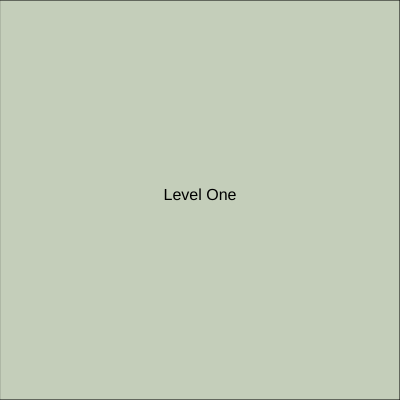
Frame 1 (no input)
Frame 60 (no input): identical to frame 1, image omitted
Frame 120 (the mouse pressed at the canvas centre since frame 60): identical to frame 1, image omitted

The p5.js sketch that drew this single still picture (run headless with seeded random() and noise() and a simulated clock; from frame 60 on, the mouse is pressed at the canvas centre):

// p5.js sketch
// ── sketch.js
let levelState = 0;
let levels = [];

let nextLevel = 0;
let transitioning = false;

let offsetX = 0;
let direction = 0;
let slideSpeed = 10;

function setup() {
  createCanvas(400, 400);

  levels.push(new LevelOne());
  levels.push(new LevelTwo());
}

function draw() {
  background(220);

  if (transitioning) {
    push();
    translate(offsetX, 0);
    levels[levelState].draw();
    pop();

    push();
    translate(offsetX + width * direction, 0);
    levels[nextLevel].draw();
    pop();

    updateSlide();
  } else {
    levels[levelState].draw();
  }
}

function keyPressed(){
  if (transitioning) return;

  if(key === '1'){
    nextLevel = 0;
    direction = -1;
    transitioning = true;
    offsetX = 0;
  } 
  else if(key === '2'){
    nextLevel = 1;
    direction = 1;
    transitioning = true;
    offsetX = 0;
  }
}

function updateSlide() {
  offsetX -= slideSpeed * direction;

  if (abs(offsetX) >= width) {
    levelState = nextLevel;
    transitioning = false;
    offsetX = 0;
  }
}

// ── helper_classes.js
class ElementsHelper{


    AddText(value, x, y){
        textAlign(CENTER);
        textSize(16)
        text(value, x, y);
    }

    AddRect(x,y,w,h){
        rect(x,y,w,h);

    }
    
}
// ── level_one.js
class LevelOne{
    levelName;
    elementHelper

    constructor(){
        this.elementHelper = new ElementsHelper();
        this.levelName = 'Level One'
    }

    draw(){
        fill(100,150,50, 50);
        this.elementHelper.AddRect(0,0, 400,400);
        fill(0);
        this.elementHelper.AddText(this.levelName, width/2, height/2);
    }
}
// ── level_two.js
class LevelTwo{
    levelName;
    elementHelper

    constructor(){
        this.elementHelper = new ElementsHelper();
        this.levelName = 'Level Two'
    }

    draw(){
         fill(200,10,200, 50);
        this.elementHelper.AddRect(0,0, 400,400);
        fill(0);
        this.elementHelper.AddText(this.levelName, width/2, height/2);
    }
}
